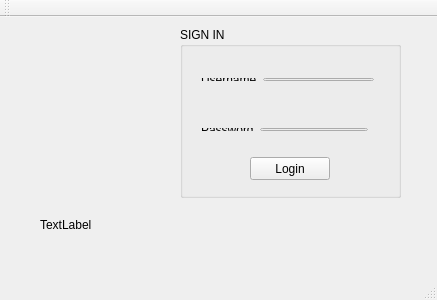
<?xml version="1.0" encoding="UTF-8"?>
<ui version="4.0">
 <class>Login</class>
 <widget class="QMainWindow" name="Login">
  <property name="geometry">
   <rect>
    <x>0</x>
    <y>0</y>
    <width>437</width>
    <height>300</height>
   </rect>
  </property>
  <property name="windowTitle">
   <string>Login</string>
  </property>
  <widget class="QWidget" name="centralWidget">
   <widget class="QLabel" name="label">
    <property name="geometry">
     <rect>
      <x>40</x>
      <y>200</y>
      <width>371</width>
      <height>16</height>
     </rect>
    </property>
    <property name="text">
     <string>TextLabel</string>
    </property>
   </widget>
   <widget class="QGroupBox" name="groupBox">
    <property name="geometry">
     <rect>
      <x>180</x>
      <y>10</y>
      <width>221</width>
      <height>171</height>
     </rect>
    </property>
    <property name="title">
     <string>SIGN IN</string>
    </property>
    <widget class="QPushButton" name="pushButton">
     <property name="geometry">
      <rect>
       <x>70</x>
       <y>130</y>
       <width>80</width>
       <height>23</height>
      </rect>
     </property>
     <property name="text">
      <string>Login</string>
     </property>
    </widget>
    <widget class="QWidget" name="layoutWidget">
     <property name="geometry">
      <rect>
       <x>10</x>
       <y>90</y>
       <width>189</width>
       <height>25</height>
      </rect>
     </property>
     <layout class="QHBoxLayout" name="horizontalLayout">
      <item>
       <widget class="QLabel" name="label_3">
        <property name="text">
         <string>Password</string>
        </property>
       </widget>
      </item>
      <item>
       <widget class="QLineEdit" name="lineEdit_password">
        <property name="echoMode">
         <enum>QLineEdit::Password</enum>
        </property>
       </widget>
      </item>
     </layout>
    </widget>
    <widget class="QWidget" name="layoutWidget">
     <property name="geometry">
      <rect>
       <x>10</x>
       <y>40</y>
       <width>195</width>
       <height>25</height>
      </rect>
     </property>
     <layout class="QHBoxLayout" name="horizontalLayout_2">
      <item>
       <widget class="QLabel" name="label_2">
        <property name="text">
         <string>Username</string>
        </property>
       </widget>
      </item>
      <item>
       <widget class="QLineEdit" name="lineEdit_username"/>
      </item>
     </layout>
    </widget>
   </widget>
  </widget>
  <widget class="QMenuBar" name="menuBar">
   <property name="geometry">
    <rect>
     <x>0</x>
     <y>0</y>
     <width>437</width>
     <height>20</height>
    </rect>
   </property>
  </widget>
  <widget class="QToolBar" name="mainToolBar">
   <attribute name="toolBarArea">
    <enum>TopToolBarArea</enum>
   </attribute>
   <attribute name="toolBarBreak">
    <bool>false</bool>
   </attribute>
  </widget>
  <widget class="QStatusBar" name="statusBar"/>
 </widget>
 <layoutdefault spacing="6" margin="11"/>
 <resources/>
 <connections/>
</ui>
